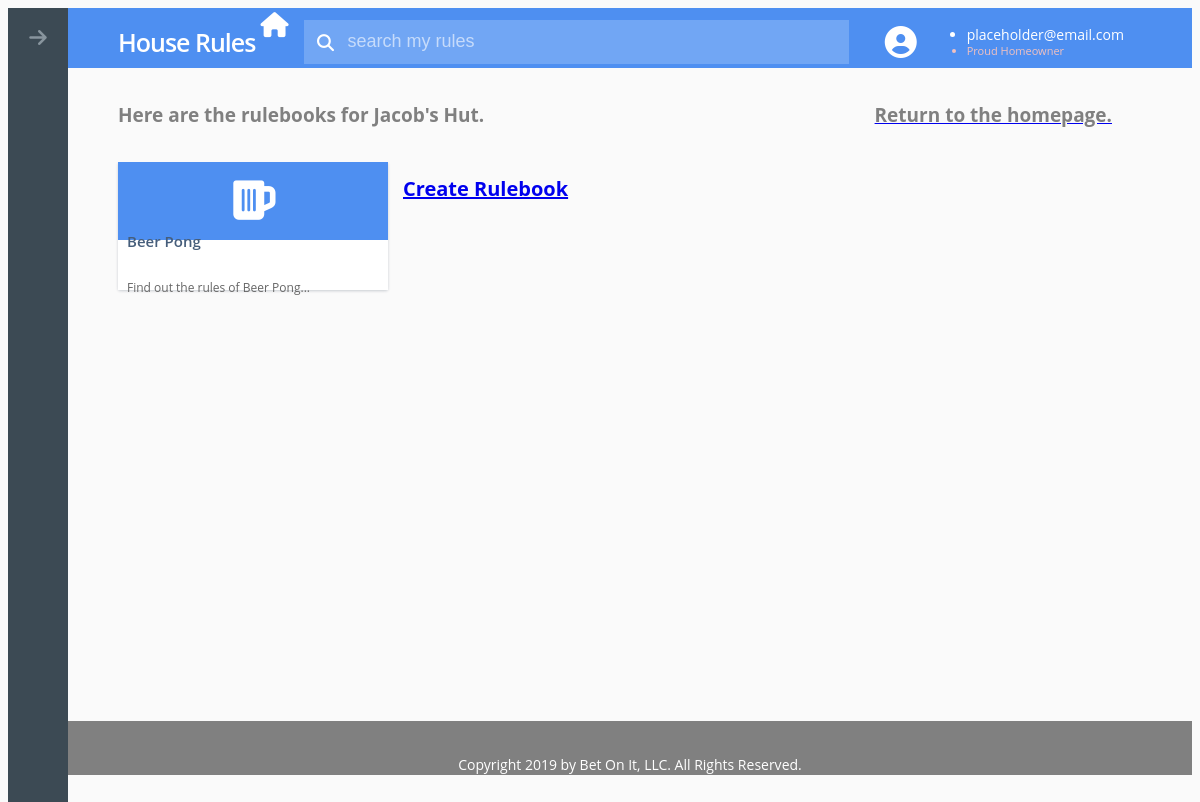
The page /house/1/ on the database as committed earlier.
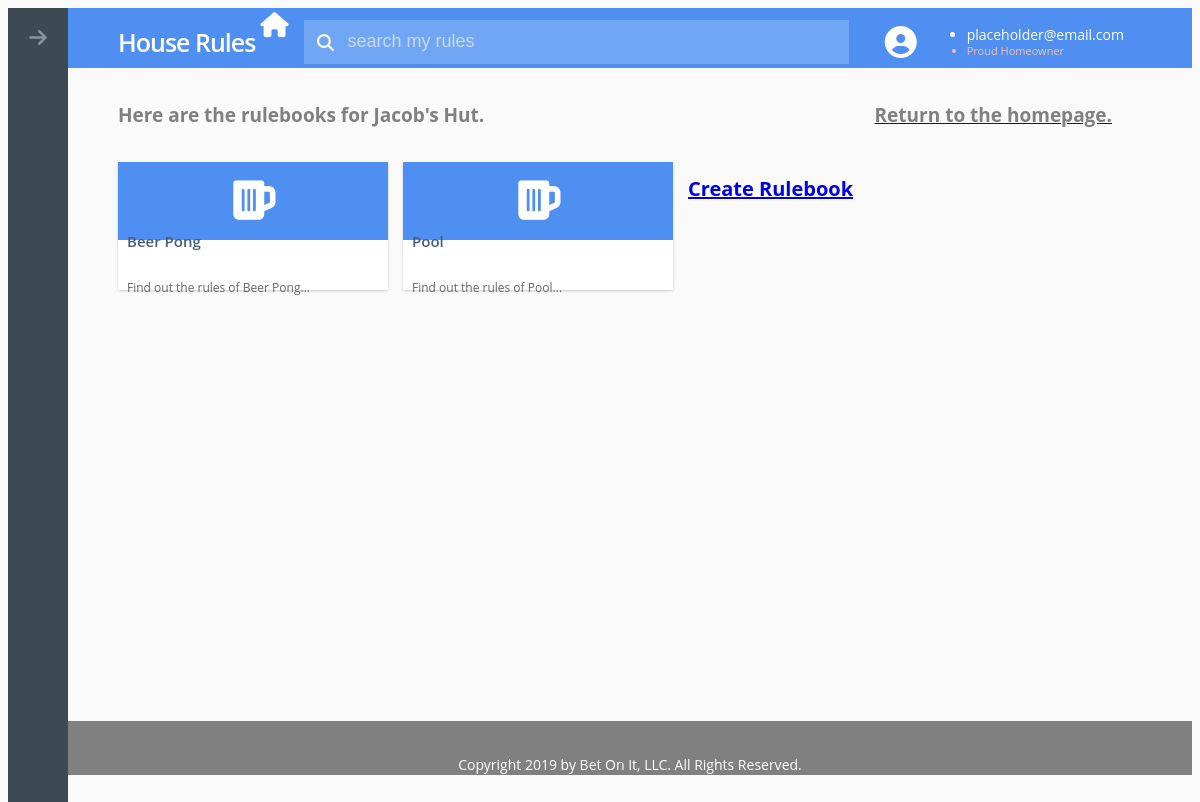
The same page on the database as committed later.
### hr/models.py (models this page shows, shortened)
class Rulebook(models.Model):
	rulebook_name = models.CharField(max_length=50)
	parent_house = models.ForeignKey(House, default = "0000000", on_delete=models.CASCADE)

### hr/views.py (the view)
# urls.py: path('house/<int:House_id>/', views.house),
def house(request, House_id):
	template = loader.get_template('hr/houseRules.html')
	house = get_object_or_404(House, pk=House_id)
	rulebook_list = Rulebook.objects.filter(parent_house = House_id)
	context = {
		'House' : house,
		'rulebook_list' : rulebook_list
	}
	return HttpResponse(template.render(context, request))

### hr/models.py (called while the page is built)
	def __str__(self):
		return self.house_name

### hr/templates/hr/houseRules.html (shortened to what this page needs)
{% load static %}
<!DOCTYPE html>
<head>
	{% block css_js %}
		<link rel="stylesheet" href="https://cdnjs.cloudflare.com/ajax/libs/meyer-reset/2.0/reset.min.css">
		<link rel = "stylesheet" type = "text/css" href = "{% static 'hr/house/style.css' %}"/>
	{% endblock %}
</head>
<body>
<main class="main-content">
	<div class="masthead">
		<div class="logo">
			<h1>House Rules<i class="fas fa-home logo-icon" aria-hidden="true"></i></h1>
		</div>
		<div class="rules-search">
			<form>
				<input type="search" class="search-input" placeholder="search my rules" aria-label="search rules">
				<i class="fas fa-search search-icon" aria-hidden="true"></i>
			</form>
		</div>
		<div class="user-settings" tabindex="0" aria-label="User Settings">
			<div class="user-image">
				<i class="fas fa-user-circle" aria-hidden="true"></i>
			</div>
			<ul class="user-info">
				<li class="user-email">placeholder@email.com</li>
				<li class="user-type">Proud Homeowner</li>
			</ul>
		</div>
	</div>
	<div class="rules-items-controls">
	{% if rulebook_list %}
		<h2>Here are the rulebooks for {{House}}.</h1>
	{% else %}
	    <h2>No rulebooks are available.</h2>
	{% endif %}
	<a href = "/">
		<h2>Return to the homepage.</h2>
	</a>
	</div>
	<div class="rules-items-container">
		{% for rulebook in rulebook_list %}
		<a href = "/rulebook/{{ rulebook.id }}/" style="text-decoration:none">
			<div class="rules-item password-item" tabindex="0">
				<div class="rules-item-thumbnail">
					<i class="fas fa-beer" aria-hidden="true"></i>
				</div>
				<div class="rules-item-info">
					<h3 class="rules-item-name">{{ rulebook.rulebook_name }}</h3>
					<h4 class="rules-item-summary">Find out the rules of {{ rulebook.rulebook_name }}...</h4>
				</div>
			</div>
		</a>
		{% endfor %}
		<a href="/rulebook/new">
			<h1>Create Rulebook</h1>
		</a>
	</div>
	<div id = "footer" align = "center">
      <p> Copyright 2019 by Bet On It, LLC.  All Rights Reserved. </p>
    </div>
</main>
<nav class="sidebar">
	<button class="collapse-btn menu-btn btn" aria-label="Expand Menu" title="Expand Menu">
            <i class="fas fa-arrow-right" aria-hidden="true"></i>
        </button>
</nav>
</body>

Rows that differ between the two databases and show on the page:
added Rulebook: rulebook_name "Pool"
